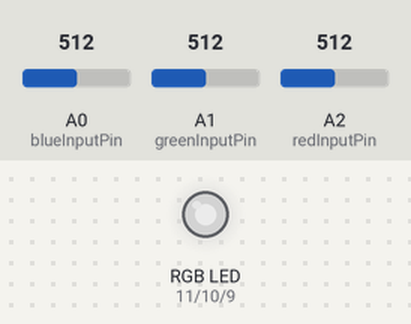
Recording of a sketch running on a simulated Arduino Uno, built with avr-gcc and run on an emulated ATmega328P. Shown: an RGB LED mixed from three pins (HIGH = lit). The inputs (shaded band) are chosen by the test bench; at power-on: A0 (blueInputPin) = 512, A1 (greenInputPin) = 512, A2 (redInputPin) = 512. Dim RGB values are drawn brighter than linear.

Above: at 1.2 s.
1.3 s: A0 (blueInputPin) set to 716
At 2.2 s:
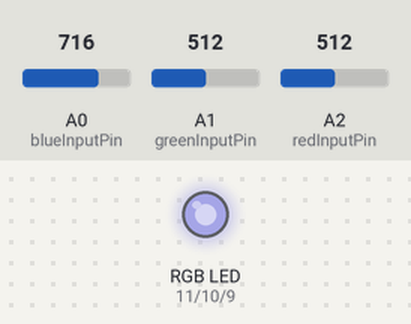
2.8 s: A1 (greenInputPin) set to 716
At 3.4 s:
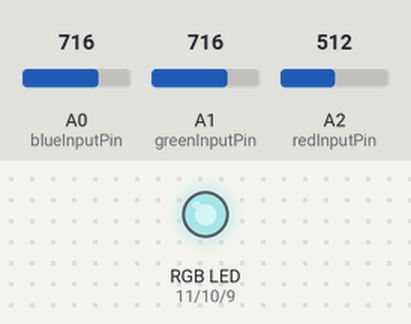
4.3 s: A2 (redInputPin) set to 716
At 5.5 s:
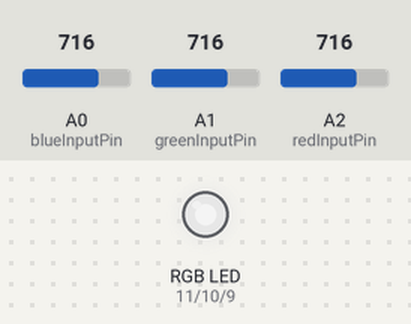
5.8 s: A0 (blueInputPin) set to 900
At 6.9 s:
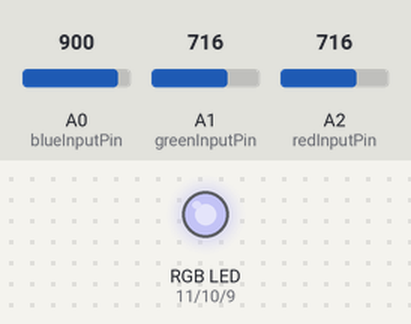
7.3 s: A1 (greenInputPin) set to 900
At 8.0 s:
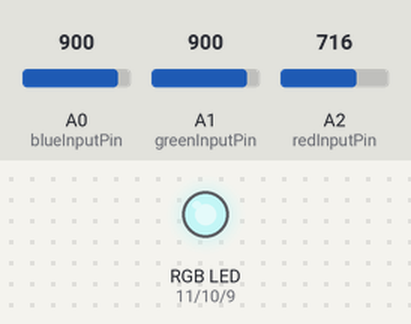
8.8 s: A2 (redInputPin) set to 900
At 9.1 s:
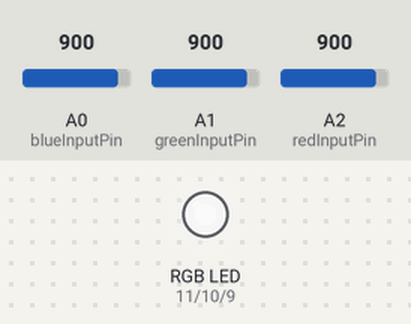
Timing chart, 0 to 11.3 s (numbered marks = the images above; inputs shaded):
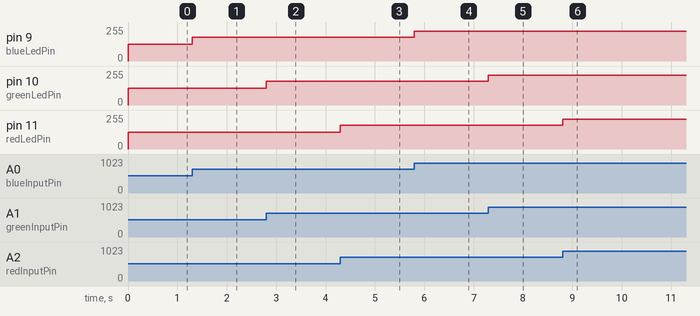

The sketch:

3_Potentiometers_and_1_RGB_Led.ino
```cpp
const int blueInputPin = A0;
const int greenInputPin = A1;
const int redInputPin = A2;

const int blueLedPin = 9;
const int greenLedPin = 10;
const int redLedPin = 11;

int blueInputValue;
int greenInputValue;
int redInputValue;
int blueLedValue;
int greenLedValue;
int redLedValue;

const int maxInitialValue = 1023;
const int minInitialValue = 0;
const int maxValue = 255;
const int minValue = 0;


void setup() {
  // put your setup code here, to run once:
  pinMode(blueInputPin, INPUT);
  pinMode(greenInputPin, INPUT);
  pinMode(redInputPin, INPUT);

  pinMode(blueLedPin, OUTPUT);
  pinMode(greenLedPin, OUTPUT);
  pinMode(redLedPin, OUTPUT);
}

void loop() {
  // put your main code here, to run repeatedly:
  blueInputValue = analogRead(blueInputPin);
  greenInputValue = analogRead(greenInputPin);
  redInputValue = analogRead(redInputPin);

  blueLedValue = map(blueInputValue, minInitialValue, maxInitialValue, minValue, maxValue);
  greenLedValue = map(greenInputValue, minInitialValue, maxInitialValue, minValue, maxValue);
  redLedValue = map(redInputValue, minInitialValue, maxInitialValue, minValue, maxValue);

  analogWrite(blueLedPin, blueLedValue);
  analogWrite(greenLedPin, greenLedValue);
  analogWrite(redLedPin, redLedValue);
}
```

Measured:
- after the input at 1.3 s, pin 9 (blueLedPin): 127/255 → 178/255 at once
- after the input at 2.8 s, pin 10 (greenLedPin): 127/255 → 178/255 at once
- after the input at 4.3 s, pin 11 (redLedPin): 127/255 → 178/255 at once
- after the input at 5.8 s, pin 9 (blueLedPin): 178/255 → 224/255 at once
- after the input at 7.3 s, pin 10 (greenLedPin): 178/255 → 224/255 at once
- after the input at 8.8 s, pin 11 (redLedPin): 178/255 → 224/255 at once
